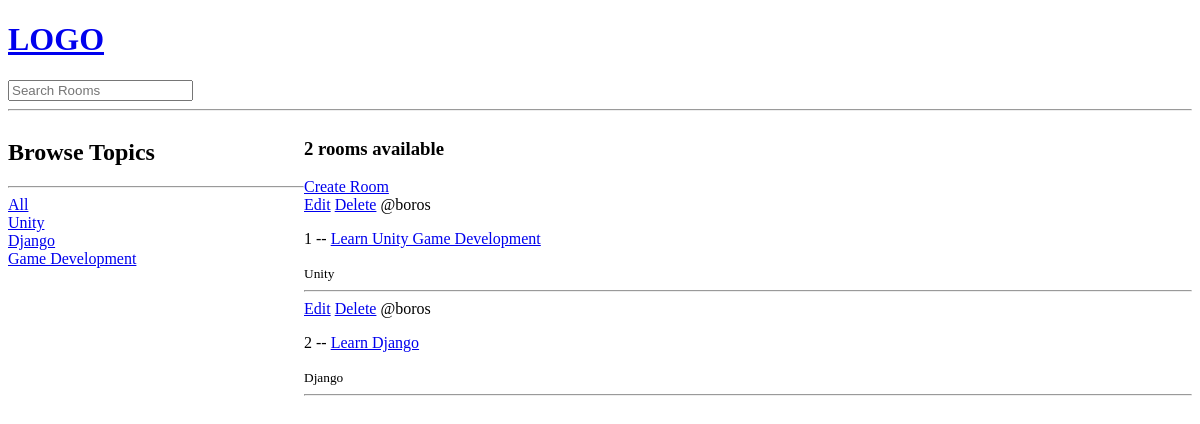
Before: / with the older database file.
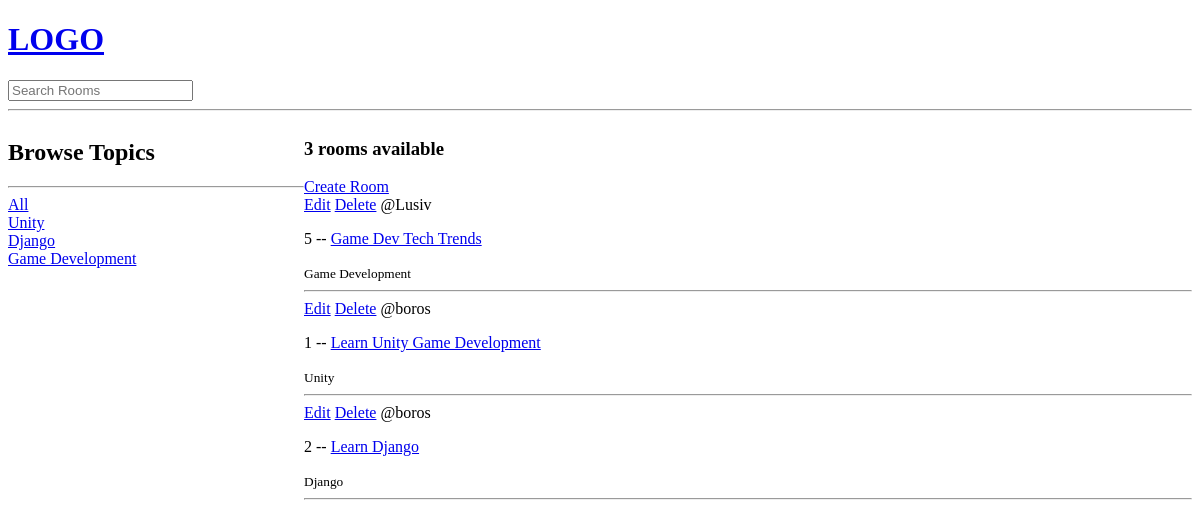
After: the same page with the newer database file.
### base/models.py (models this page shows, shortened)
class Topic(models.Model):
    name = models.CharField(max_length=200) # a topic should not be more than 200 characters

class Room(models.Model):
    host = models.ForeignKey(User, on_delete=models.SET_NULL, null=True) # column representing the actual user that will be connected to the room
    topic = models.ForeignKey(Topic, on_delete=models.SET_NULL, null=True) # every room can have only one topic (many-to-one)
    name = models.CharField(max_length=200) # a text field of the room name
    description = models.TextField(null=True, blank=True) # a bigger text field than CharField of room description
    updated = models.DateTimeField(auto_now=True) # when the room was updated
    created = models.DateTimeField(auto_now_add=True) # when the room was created
    class Meta:
        ordering = ['-updated', '-created']

### base/views.py (the view)
# urls.py: 2. Add a URL to urlpatterns:  path('', views.home, name='home')
def home(request):
    if request.GET.get("q") != None:
        q = request.GET.get("q") # get the query parameter from the URL such as "?q=Django"
    else:
        q = ""
    rooms = Room.objects.filter(
        Q(topic__name__icontains=q)
        | Q(name__icontains=q)
        | Q(description__icontains=q)
        | Q(host__username__icontains=q)) # room name
    room_count = rooms.count() # get the number of rooms
    topics = Topic.objects.all() # get all the topics in the database (entries), ideally would filter if a lot of topics
    context = {"rooms": rooms, "topics": topics, "room_count": room_count}
    return render(request, 'base/home.html', context)

### base/templates/base/home.html (shortened to what this page needs)
{% extends 'main.html' %}
{% block content %}
<!DOCTYPE html>
<html lang="en">
  <head>
  </head>
  <body>
    <main class="home-container">
      <div>
        <h2>Browse Topics</h2>
        <hr>
        <nav>
          <a href="{% url 'home' %}">All</a>
        </nav>
        {% for topic in topics %}
        <nav>
          <a href="{% url 'home' %}?q={{topic.name}}">{{topic.name}}</a>
        </nav>
        {% endfor %}
      </div>
      <div>
        <h3>{{room_count}} rooms available</h3>
        <a href="{% url 'create-room' %}">Create Room</a>
        <div>
            {% for room in rooms %}
            <a href="{% url 'update-room' room.id %}">Edit</a>
            <a href="{% url 'delete-room' room.id %}">Delete</a>
            <span>@{{room.host.username}}</span>
            <p>{{room.id}} -- <a href="{% url 'room' room.id %}">{{room.name}}</a></p>
            <small>{{room.topic.name}}</small>
            <hr>
            {% endfor %}
        </div>
      </div>
    </main>
  </body>
</html>
{% endblock %}

### templates/main.html (shortened to what this page needs)
<!DOCTYPE html>
<html lang="en">
  <head>
  </head>
  <header>
    {% include 'navbar.html' %}
    <hr>
  </header>
  <body>
    {% block content %}
    {% endblock %}
  </body>
</html>

### templates/navbar.html (shortened to what this page needs)
<!DOCTYPE html>
<html lang="en">
  <head>
  </head>
  <body>
    <header>
      <h1><a href="/">LOGO</a></h1>
      <form action="{% url 'home' %}" method="get">
        <input type="text" name="q" placeholder="Search Rooms" />
      </form>
    </header>
  </body>
</html>

### base/templates/base/home.html (style rules this page uses)
.home-container { display: grid; grid-template-columns: 1fr 3fr; }

Changed rows visible on the page:
added Room: host.username "Lusiv", id "5", name "Game Dev Tech Trends", topic.name "Game Development"
Other visible differences:
{{ room_count }}: "2" → "3"
